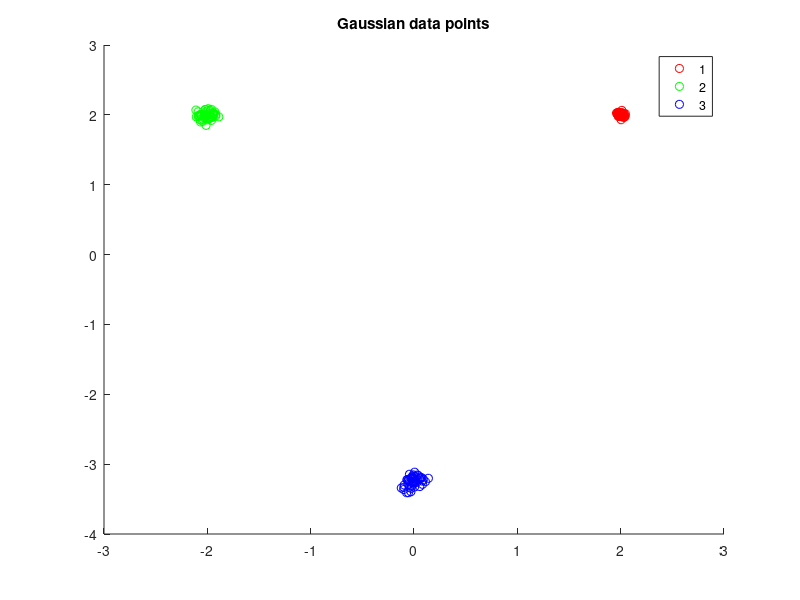

Source code (MATLAB): (Note: this script raises an error after producing the figure.)
% EC 414 - HW 3 - Spring 2022
% K-Means starter code

clear, clc, close all;

%% Generate Gaussian data:
% Add code below:
mu1 = [2,2]';
mu2 = [-2,2]';
mu3 = [0, -3.25]';

I2 = [1 0; 0 1];

sigma1 = 0.02 * I2;
sigma2 = 0.05 * I2;
sigma3 = 0.07 * I2;

points = 50;

data1 =  mu1' + randn(points,2)*sigma1;
data2 =  mu2' + randn(points,2)*sigma2;
data3 =  mu3' + randn(points,2)*sigma3;
% data1 = mvnrnd(mu1, sigma1, points);
% data2 = mvnrnd(mu2, sigma2, points);
% data3 = mvnrnd(mu3, sigma3, points);

figure()
scatter(data1(:,1), data1(:,2), 'r');
hold on
scatter(data2(:,1), data2(:,2), 'g');
scatter(data3(:,1), data3(:,2), 'b');
title('Gaussian data points')
legend('1','2','3');
hold off
% %% Generate NBA data:
% % Add code below:
% 
% % HINT: readmatrix might be useful here
% 
% % Problem 3.2(f): Generate Concentric Rings Dataset using
% % sample_circle.m provided to you in the HW 3 folder on Blackboard.
% 
%% K-Means implementation
% Add code below

K = 3;
MU_init = [3 3; -4 -1; 2 -4];
%MU_init = [-0.14 2.61; 3.15 -0.84; -3.28 -1.58];

MU_previous = MU_init;
MU_current = MU_init;

% initializations
DATA = [data1 ; data2; data3];
labels = ones(length(DATA),1);
converged = 0;
iteration = 0;
convergence_threshold = 0.025;

%stop if the derived cluster means become stationary
while (converged==0)
    iteration = iteration + 1;
    fprintf('Iteration: %d\n',iteration)

    %% CODE - Assignment Step - Assign each data observation to the cluster with the nearest mean:
    % Write code below here:
    for(i = 1:length(DATA))
        dist = euclidean_distance(DATA(i,:),MU_current); %find euclidean distance of each data point to each mu
        labels(i) = closest_label(dist, MU_current); %find the label of the closest mu       
    end
    %% CODE - Mean Updating - Update the cluster means
    % Write code below here:
    MU_previous = MU_current;
    
    for(i = 1:K) %loop through each label
        label = DATA(find(labels == i),:); %find all data points with that label 
        MU_current(i,:) = mean(label); %find mean of data points with label and update current mu
    end
    %% CODE 4 - Check for convergence 
    % Write code below here:
    
    %check if the change between the previous mu and the current mu is smaller than the threshhold, if it is k-means has converged
    %check if no points map to one of mu, if so k-means has converged
    if (sum(sum(abs(MU_previous - MU_current) < convergence_threshold)) || sum(sum(isnan(MU_current))))
        converged=1;
    end  
    %% CODE 5 - Plot clustering results if converged:
    % Write code below here:
    if (converged == 1)
        fprintf('\nConverged.\n')
        
        
       
        
        %% If converged, get WCSS metric
        % Add code below
        WCSS = 0;
        for(i = 1:K) %loop through each label
            dist = euclidean_distance(MU_current(i,:), DATA(find(labels == i),:)); %find all data points with that label
            WCSS = WCSS + sum(dist.^2);
        end
    end
    
    %%%%%%%%%%%%%%%%%%%%%%%%%%%%%%%%%%%%%%%%%%%%%%%%
end

data1 = DATA(find(labels == 1), :);
data2 = DATA(find(labels == 2), :);
data3 = DATA(find(labels == 3), :);

figure()
scatter(data1(:,1), data1(:,2), 'r');
hold on
scatter(data2(:,1), data2(:,2), 'g');
scatter(data3(:,1), data3(:,2), 'b');
scatter(MU_current(:,1),MU_current(:,2),'black*')
title('Clusters produced by k-means')
legend('1','2','3');
hold off
% 
% 
% 
%returns euclidean distance of a singular point to each point in a matrix
function distance = euclidean_distance(point, points)
    distance = zeros(length(points),1); %initialize distance vector
    [r,c] = size(points);
    for (i = 1:r) % loop through each point of the matrix of points
        distance(i,1) = sqrt((point(1,1)-points(i,1))^2+(point(1,2)-points(i,2))^2); %distance between two points
    end
end

%returns the label of the closest point given a distance vector and matrix of points
function label = closest_label(distance, points)
    sort_dist = sort(distance); %sort the distance vector from smalllest to largest
    close_point = points(find(sort_dist(1) == distance), :); %find the index of the smallest distance in the distance vector and find point that gives that distance
    [tf, label] = ismember(close_point, points, 'rows'); %find row index of the closest mu, correlates to label
end
